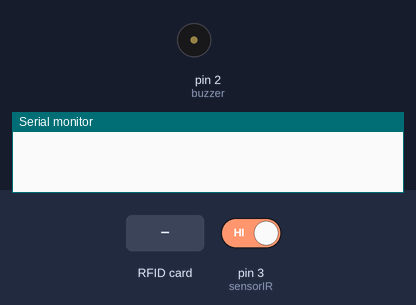
A sketch run on a simulated Arduino Uno, built with avr-gcc and run on an emulated ATmega328P. On the bench: buzzer (waves = sounding, pin HIGH), the last lines printed to the serial monitor. The test bench sets the inputs (shaded band); at power-on: pin 3 (sensorIR) HIGH. Pins used as bus, display or sensor lines are not drawn.

Above: at 1.2 s.
1.3 s: RFID card 5E 7A 19 C4 held to the reader
At 1.7 s:
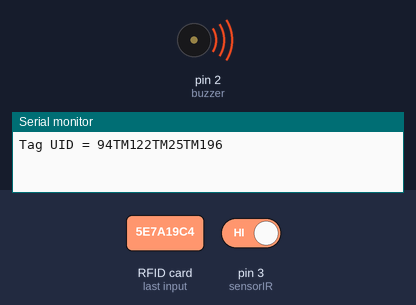
Timing chart, 0 to 4.3 s (numbered marks = the images above; inputs shaded):
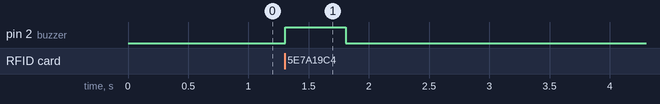

The sketch:

7.SENSOR_RFID_2_.ino
```cpp
//INISIALISASI
#include <SPI.h>
#include <MFRC522.h>

String uidString;

int buzzer = 2;
int sensorIR = 3;
int kunci = 0;
#define SS_PIN 10
#define RST_PIN 9
MFRC522 mfrc522(SS_PIN, RST_PIN);


void setup() {
Serial.begin(9600);
pinMode(buzzer,OUTPUT);
pinMode(sensorIR, INPUT);
SPI.begin();
mfrc522.PCD_Init();

}

void loop() {
  //LOGIKA
  int bacaIR = digitalRead(sensorIR);

  if(mfrc522.PICC_IsNewCardPresent()&& kunci==0){
    readRFID();
    Serial.print("Tag UID = ");
    Serial.println(uidString);

    if(uidString=="74TM81TM110TM174"){
      buzzertrue();
     Serial.print("BERHASIL");
     Serial.println();
    kunci=1;
    }
    else if(uidString!="74TM81TM110TM174"){
    buzzerfalse();
    Serial.print("Kartu Tidak Terdaftar");
    Serial.println();
    }

  }
  if(bacaIR==0 && kunci==1){
    Serial.print("Palang Ditutup");
    Serial.println();
    Serial.print("Selamat Datang");
    Serial.println();
    kunci=0;
  }


}

void readRFID(){
  mfrc522.PICC_ReadCardSerial();
  // Sound the Buzzer when a card read
  //pembatas sesuai keinginan + "-" +
  uidString = String(mfrc522.uid.uidByte[0]) + "TM" +
  String(mfrc522.uid.uidByte[1]) + "TM" +
  String(mfrc522.uid.uidByte[2]) + "TM" +
  String(mfrc522.uid.uidByte[3]);
}

void buzzertrue(){
digitalWrite(buzzer,HIGH);
delay(100);
digitalWrite(buzzer,LOW);
delay(100);
digitalWrite(buzzer,HIGH);
delay(100);
digitalWrite(buzzer,LOW);
delay(100);
}

void buzzerfalse(){
digitalWrite(buzzer,HIGH);
delay(500);
digitalWrite(buzzer,LOW);
delay(500);
}
```

Measured:
- after the input at 1.3 s, pin 2 (buzzer): LOW → HIGH at once, → LOW 0.50 s later
